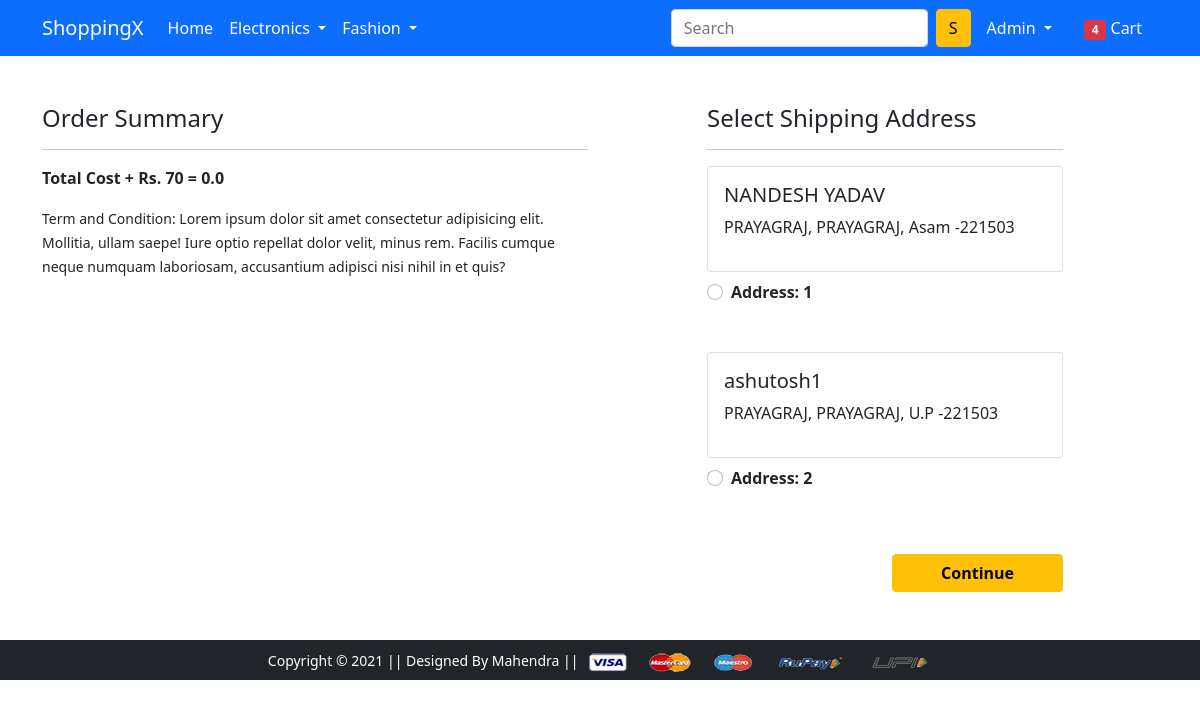
Screenshot of /checkout/ (signed in) with the database file from the repository.
### app/models.py (models this page shows, shortened)
class Customer(models.Model):
    user = models.ForeignKey(User, on_delete= models.CASCADE)
    name= models.CharField(max_length=200)
    locality = models.CharField(max_length=200)
    city = models.CharField(max_length=50)
    zipcode = models.IntegerField()
    state = models.CharField(choices=STATE_CHOICES,max_length=50)

### app/views.py (the view)
# urls.py: path('checkout/', views.checkout, name='checkout'),
@login_required
def checkout(request):
    user = request.user
    add = Customer.objects.filter(user=user)
    cart_items = Cart.objects.filter(user=user)
    amount = 0.0
    shipping_amount = 70.0
    totalamount = 0.0
    cart_product= [p for p in Cart.objects.all() if p.user == request.user]
    if cart_product:
        for  p in cart_product:
            tempamount = (p.quantity * p.product.discounted_price)
            amount += tempamount
        totalamount = amount + shipping_amount
    return render(request, 'app/checkout.html', {'add':add, 'totalamount':totalamount, 'cart_items':cart_items})

### app/templates/app/checkout.html (shortened to what this page needs)
{% extends 'app/base.html' %}
{% load static %}
{% block main-content %}
<div class="container">
 <div class="row mt-5">
  <div class="col-sm-6">
    <h4>Order Summary</h4>
    <hr>
      <p class="fw-bold">Total Cost + Rs. 70 = {{totalamount}}</p>
    <small>Term and Condition: Lorem ipsum dolor sit amet consectetur adipisicing elit. Mollitia, ullam saepe! Iure optio repellat dolor velit, minus rem. Facilis cumque neque numquam laboriosam, accusantium adipisci nisi nihil in et quis?</small>
  </div>
  <div class="col-sm-4 offset-sm-1">
    <h4>Select Shipping Address</h4>
    <hr>
    <form action="/paymentdone">
      {% for ad in add %}
      <div class="card">
        <div class="card-body">
        <h5>{{ad.name}}</h5>
        <p>{{ad.locality}}, {{ad.city}}, {{ad.state}} -{{ad.zipcode}}</p>
        </div>
      </div>
        <div class="form-check mt-2 mb-5">
          <input class="form-check-input" type="radio" name="custid" id="custadd{{forloop.counter}}" value="{{ad.id}}">
          <label class="form-check-label fw-bold" for="custadd{{forloop.counter}}">
            Address: {{forloop.counter}} </label>
        </div>
        {% endfor %}
        <div class="text-end">
          <button type="submit" class="btn btn-warning mt-3 px-5 fw-bold">Continue</button>
        </div>
      </form>
    </div>
  </div>
</div>
{% endblock main-content %}

### app/templates/app/base.html (shortened to what this page needs)
<!doctype html>
{% load static %}
<html lang="en">
  <head>
    <link href="https://cdn.jsdelivr.net/npm/bootstrap@5.0.0-beta1/dist/css/bootstrap.min.css" rel="stylesheet">
    <link rel="stylesheet" href="{% static 'app/css/owl.carousel.min.css' %}">
    <link rel="stylesheet" href="{% static 'app/css/all.min.css' %}">
    <link rel="stylesheet" href="{% static 'app/css/style.css' %}">
  </head>
  <body>
    <nav class="navbar navbar-expand-lg navbar-dark bg-primary">
     <div class="container">
       <a class="navbar-brand" href="/">ShoppingX</a>
       <div class="collapse navbar-collapse" id="navbarSupportedContent">
         <ul class="navbar-nav me-auto mb-2 mb-lg-0">
           <li class="nav-item">
             <a class="nav-link active" aria-current="page" href="/">Home</a>
           </li>
           <li class="nav-item dropdown">
             <a class="nav-link dropdown-toggle text-white" href="#" id="electronicsDropdown" role="button" data-bs-toggle="dropdown" aria-expanded="false">
               Electronics
             </a>
           </li>
           <li class="nav-item dropdown">
             <a class="nav-link dropdown-toggle text-white" href="#" id="fashionDropdown" role="button" data-bs-toggle="dropdown" aria-expanded="false">
               Fashion
             </a>
           </li>
         </ul>
         <form class="d-flex">
           <input class="form-control me-2" type="search" placeholder="Search" aria-label="Search">
           <button class="btn btn-warning" type="submit">S</button>
         </form>
         <div>
          <ul class="navbar-nav me-auto mb-2 mb-lg-0">
            {% if request.user.is_authenticated %}
           <li class="nav-item dropdown mx-2">
              <a class="nav-link dropdown-toggle text-white" href="#" id="profileDropdown" role="button" data-bs-toggle="dropdown" aria-expanded="false">
                {{request.user.username|capfirst}}
              </a>
            </li>
            <li class="nav-item mx-2">
             <a href="{% url 'showcart' %}" class="nav-link text-white"><span class="badge bg-danger">4</span> Cart </a>
            </li>
            {% endif %}
          </ul>
         </div>
       </div>
     </div>
    </nav>
    {% block main-content %} {% endblock main-content %}
    <footer class="container-fluid bg-dark text-center p-2 mt-5">
        <small class="text-white">Copyright &copy; 2021 || Designed By Mahendra || </small>
        <img src="{% static 'app/images/payment.png' %}" alt="" srcset="" class="img-fluid" height="2px">
    </footer>
  </body>
</html>

### rows the page displays
Customer: name "NANDESH YADAV", locality "PRAYAGRAJ", city "PRAYAGRAJ", state "Asam", zipcode "221503"
Customer: name "ashutosh1", locality "PRAYAGRAJ", city "PRAYAGRAJ", state "U.P", zipcode "221503"

### other values shown
{{ request.user.username|capfirst }} "Admin"
{{ totalamount }} "0.0"
